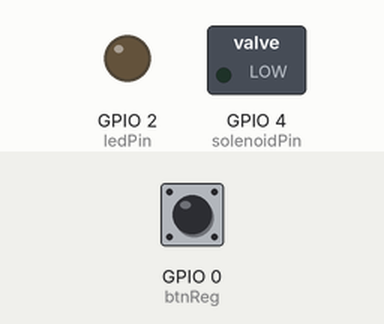
A program run on a simulated ESP32. On the bench: switched loads named in the program (green lamp = pin HIGH), output pins drawn as LEDs (lit = HIGH). The test bench sets the inputs (shaded band); at power-on: GPIO 0 (btnReg) HIGH. WiFi joins after 1.5 s; servers stay silent unless stated; the local clock reads 2024-03-15 10:24:30 at power-on unless the program sets it; storage starts empty; what the program prints to the serial monitor is not drawn.

Above: at 2.7 s.
2.8 s: GPIO 0 (btnReg) pulled LOW for 1 s
At 3.6 s:
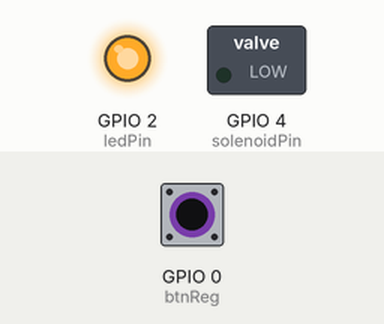
10.1 s: GPIO 0 (btnReg) pulled LOW for 3.2 s
At 14.2 s:
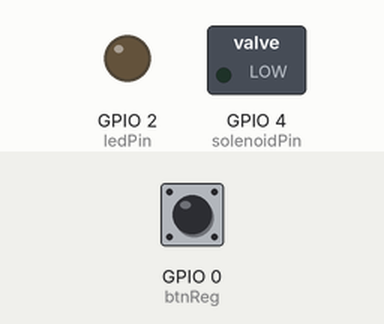
Timing chart, 0 to 15.7 s (numbered marks = the images above; inputs shaded):
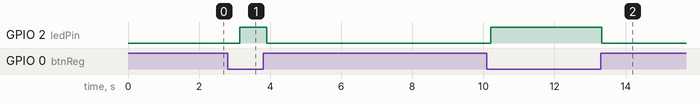

Measured:
- after the input at 2.8 s, GPIO 2 (ledPin): LOW → HIGH after 0.35 s, → LOW 0.75 s later
- after the input at 10.1 s, GPIO 2 (ledPin): LOW → HIGH after 0.10 s, → LOW 3.1 s later

The program:

main.cpp
```cpp
#include <Arduino.h>
#include <ArduinoJson.h>
#include <ESPAsyncWebServer.h>
#include <MFRC522.h>
#ifdef ESP32
  #include "time.h"
  #include <WiFi.h>
  #include <AsyncTCP.h>
  #include <SPIFFS.h>
  #include <ESPmDNS.h>
#elif defined(ESP8266)
  #include <ESP8266WiFi.h>
  #include <ESPAsyncTCP.h>
  #include "FS.h"
  #define FILE_APPEND "a"
  #define FILE_READ "r"
  #define FILE_FILE_WRITE "w"
  #include <ESP8266mDNS.h>
#endif
const char *ssid = "TURBONETT_1DFD27";
const char *password = "57E04D255E";

AsyncWebServer server(80);
AsyncWebSocket ws("/ws");
//Solenoid
uint8_t solenoidPin = 4;
unsigned long solenoidTime = 0;
unsigned long registerTime = 0;
//RFID Module
#define SS_PIN 21
#define RST_PIN 22
MFRC522 rfid(SS_PIN, RST_PIN);
byte nuidPICC[4];
//System
#define csvFile "/data.csv"
#define csvLogs "/logs.csv"
#define ledPin 2
#define btnReg 0
//NTP
const char* ntpServer = "pool.ntp.org";
const long  gmtOffset_sec = -3600*6;
const int   daylightOffset_sec = 3600;


void sendAllJson(const String& key, const String& value){
  // Crear salida en formato JSON
  String text = "";//respuesta json del websocket
  StaticJsonDocument<256> doc;
  JsonObject root = doc.to<JsonObject>();
  root[key] = value;
  serializeJson(doc, text);
  //Enviar por el WebSocket
  ws.textAll(text.c_str());
}

void solenoidTimmer(){
  //Timmer del solenoid 2 segundos
  if(millis() - solenoidTime <= 2000 && millis() >= 2000){
    digitalWrite(solenoidPin, HIGH);
  }else{
    digitalWrite(solenoidPin, LOW);
  }
}

int modeTimmer(){
  //Timmer del de registro son 5 segundos
  //Mode 1 = Leer, 2 = Registrar
  if(millis() - registerTime <= 5000 && millis() >= 5000){
    return 2;
  }else{
    return 1;
  }
}

String today(){
#ifdef ESP32
  struct tm timeinfo;
  if(!getLocalTime(&timeinfo)){
    Serial.println("Failed to obtain time");
    return "-";
  }
  char timeStringBuff[50]; //50 chars should be enough
  strftime(timeStringBuff, sizeof(timeStringBuff), "%d/%m/%Y %H:%M:%S", &timeinfo);
  String asString(timeStringBuff);
  return asString;
#elif defined(ESP8266)
  return "No disponible";
#endif
}

boolean saveLog(const String& today, const String& hexCode, const String& message){
  //Si no exites el archivo, Crear el csv
  if(!SPIFFS.exists(csvLogs)){
    Serial.println(F("Crear archivo CSV"));
    File file = SPIFFS.open(csvLogs, FILE_APPEND);
    const char *headersCSV = "fecha,hex,message";
    if(!file.print(headersCSV)){
      Serial.println(F("No se ha podido escribir"));
      file.close();
      return false;
    }
    file.close();
  }
  //Guardar el registro
  String text;
  text.concat('\n');text.concat(today);text.concat(',');text.concat(hexCode);text.concat(',');text.concat(message);
  File file = SPIFFS.open(csvLogs, FILE_APPEND);
  if(!file.print(text)){
    Serial.println(F("No se ha podido escribir en logs"));
    return false;
  }
  file.close();
  sendAllJson("update", "true");
  return true;
}

boolean saveCard(const String& usuario, const String& hexCode){
  //Si no exites el archivo, Crear los headers del csv
  if(!SPIFFS.exists(csvFile)){
    Serial.println(F("Crear archivo CSV"));
    File file = SPIFFS.open(csvFile, FILE_APPEND);
    const char *headersCSV = "usuario,hex";
    if(!file.print(headersCSV)){
      Serial.println(F("No se ha podido escribir los headers"));
      file.close();
      return false;
    }
    file.close();
  }
  //Guardar el usuario con su tarjeta
  String text;
  text.concat('\n');text.concat(usuario);text.concat(',');text.concat(hexCode);
  File file = SPIFFS.open(csvFile, FILE_APPEND);
  if(!file.print(text)){
    Serial.println(F("No se ha podido escribir la tarjeta"));
    return false;
  }
  file.close();
  return true;
}

boolean cardExits(const String &hexCode){
  File file = SPIFFS.open(csvFile, FILE_READ);
  String hexText = "";
  boolean isHex = false;
  boolean isHeader = true;
  while (file.available()) {
    char c = file.read();
    if(c == ','){
      isHex = true;
    }else if(c == '\n'){
      isHeader = false;
      isHex = false;
      if(hexCode == hexText){
        file.close();
        return true;
      }
      hexText = "";
    }
    if(isHex && c != ',' && isHeader == false){
      hexText.concat(c);
    }
  }
  if(hexCode == hexText){
    file.close();
    return true;
  }
  file.close();
  return false;
}

boolean isCard(){
  // Reset the loop if no new card present on the sensor/reader. This saves the entire process when idle.
  if ( ! rfid.PICC_IsNewCardPresent())
    return false;

  // Verify if the NUID has been readed
  if ( ! rfid.PICC_ReadCardSerial())
    return false;

  Serial.print(F("PICC type: "));
  MFRC522::PICC_Type piccType = rfid.PICC_GetType(rfid.uid.sak);
  Serial.println(rfid.PICC_GetTypeName(piccType));

  // Check is the PICC of Classic MIFARE type
  if (piccType != MFRC522::PICC_TYPE_MIFARE_MINI && piccType != MFRC522::PICC_TYPE_MIFARE_1K && piccType != MFRC522::PICC_TYPE_MIFARE_4K) {
    Serial.println(F("Your tag is not of type MIFARE Classic."));
    //return false;
  }

  if (rfid.uid.uidByte[0] != nuidPICC[0] || rfid.uid.uidByte[1] != nuidPICC[1] || rfid.uid.uidByte[2] != nuidPICC[2] || rfid.uid.uidByte[3] != nuidPICC[3]) {
    // Store NUID into nuidPICC array
    for (byte i = 0; i < 4; i++) {
      nuidPICC[i] = rfid.uid.uidByte[i];
    }
    return true;
  }else{
    Serial.println(F("Card read previously."));
  }
  // Halt PICC
  rfid.PICC_HaltA();
  // Stop encryption on PCD
  rfid.PCD_StopCrypto1();
  return false;
}

String cardToHexString(){
  String hexString = "";
  for (byte i = 0; i < 4; i++) {
    hexString.concat(String(nuidPICC[i], HEX));
    if(i < 3){
      hexString.concat(':');
    }
    nuidPICC[i] = 0;
  }
  return hexString;
}

void manualRegister(){
  //Registro Manual
  if(digitalRead(btnReg) == 0){
    digitalWrite(ledPin, HIGH);
    while(digitalRead(btnReg) == 0 && !isCard()){
      delay(100);
    }
    String hexToString = cardToHexString();
    if(hexToString != "0:0:0:0"){
      digitalWrite(ledPin, LOW);
      saveCard("invitado", hexToString);
      saveLog(today(), "hardware", F("Se ha registrado invitado manualmente"));
      delay(100);
      digitalWrite(ledPin, HIGH);
    }
    while(digitalRead(btnReg) == 0){
      delay(100);
    }
    digitalWrite(ledPin, LOW);
  }
}

void resetAllSystem(){
  SPIFFS.remove(csvLogs);
  SPIFFS.remove(csvFile);
  ESP.restart();
}

void onWsEvent(AsyncWebSocket * server, AsyncWebSocketClient * client, AwsEventType type, void * arg, uint8_t *data, size_t len){
  String text = "";
  StaticJsonDocument<256> doc;
  if(type == WS_EVT_CONNECT){
    Serial.println(F("Client connected"));
  } else if(type == WS_EVT_DISCONNECT){
    Serial.println(F("Client disconnected"));
  } else if(type == WS_EVT_DATA){
    Serial.println(F("Client Recive Data"));
    deserializeJson(doc, data);
    JsonVariant varSolenoid = doc["solenoid"];
    if (!varSolenoid.isNull() && varSolenoid.as<bool>()) {
      saveLog(today(), client->remoteIP().toString().c_str(), F("Se ha accionado la cerradura desde la web"));
      solenoidTime = millis();
    }
    JsonVariant varRegistrar = doc["registrar"];
    if (!varRegistrar.isNull() && varRegistrar.as<bool>()) {
      registerTime = millis();
    }
    JsonVariant varUsuario = doc["usuario"];
    JsonVariant varHex = doc["hex"];
    if (!varUsuario.isNull() && !varHex.isNull()) {
      saveCard(varUsuario.as<String>(), varHex.as<String>());
      saveLog(today(), varHex.as<String>(), F("Nueva tarjeta registrada"));
      sendAllJson("message", "success-Se ha registrada tarjeta");
    }
    JsonVariant varResetAll = doc["resetAll"];
    if (!varResetAll.isNull() && varResetAll.as<bool>()) {
      resetAllSystem();
    }
  }
}

void setup() {
  //Inicando el pin del Solenoid apagado
  pinMode(solenoidPin, OUTPUT);digitalWrite(solenoidPin, LOW);
  //Debug Hardware
  pinMode(btnReg, INPUT);
  pinMode(ledPin, OUTPUT);digitalWrite(ledPin, LOW);
  //SPI bus
  SPI.begin();
  //Modulo MFRC522
  rfid.PCD_Init();
  //Puerto Serial
  Serial.begin(115200);Serial.println();
  //Iniciando punto de acceso
  //WiFi.softAP(ssid, password);
  //Conectar Wifi
  WiFi.mode(WIFI_STA);WiFi.begin(ssid, password);
  while (WiFi.status() != WL_CONNECTED) {
    Serial.print(".");delay(100);
  }
  //Mostrar IP
  Serial.print("IP : ");Serial.println(WiFi.localIP());
  //DNS para servicio de hostname
  if (!MDNS.begin("sistema-rfid")) {
    Serial.println(F("Error setting up MDNS responder!"));
  }
  MDNS.addService("http", "tcp", 80);
  //Iniciando la memoria SPIFFS
  SPIFFS.begin();
  //Servidor de Archivos de la memoria SPIFFS
  server.serveStatic("/", SPIFFS, "/").setDefaultFile("index.html");
  //Agregando los eventos del WebSocket al Servidor
  ws.onEvent(onWsEvent);
  server.addHandler(&ws);
  //Iniciar Servidor
  DefaultHeaders::Instance().addHeader("Access-Control-Allow-Origin", "*");
  server.begin();
  //NTP
  configTime(gmtOffset_sec, daylightOffset_sec, ntpServer);
}

void loop() {
  uint8_t mode = modeTimmer();
  if(mode == 1){//Leer tarjetas
    Serial.println(F("Modo Leer"));
    if(isCard()){
      String hexToString = cardToHexString();
      Serial.println(hexToString);
      if(cardExits(hexToString)){
        saveLog(today(), hexToString, F("Tarjeta ha accedido"));
        solenoidTime = millis();
      }else{
        saveLog(today(), hexToString, F("Tarjeta no Registrada"));
        Serial.println(F("Tarjeta no Registrada"));
      }
    }
  }else if (mode == 2){//Registrar Tarjetas
    Serial.println(F("Modo Registrar"));
    if(isCard()){
      String hexToString = cardToHexString();
      if(cardExits(hexToString)){
        sendAllJson("message", "error-Tarjeta ya ha sido registrada");
      }else{
        sendAllJson("hex", hexToString);
      }
    }
  }
  //Se ejecuta cada 2 segundos
  solenoidTimmer();
  //Delay de Debug
  delay(500);

  manualRegister();

}
```
